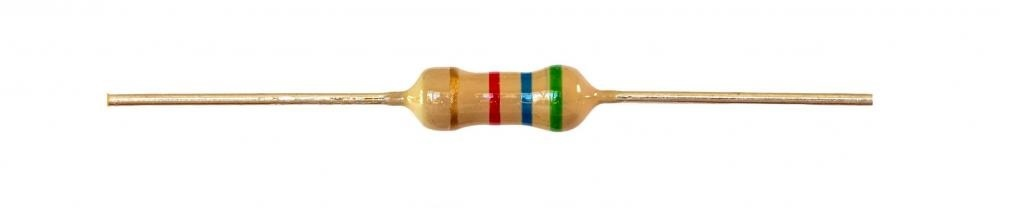
#> input picture Images/tan-fixed-resistors.jpg, 1024 x 208 px
$ python main2.py   (older library calls are emulated)
#> lines starting #> are read from the running program, lines starting #| are printed output that depends on the picture; after the words box and inside, x2 and y2 are one past the last pixel; in counts of white or black regions, pixels touching at a corner belong together; long printed decimals are rounded
import cv2
import matplotlib.pyplot as plt
import numpy as np
import constants
import colors


def ConnectedCompFunction(image):

    numlabels, labels, stats, centroids = cv2.connectedComponentsWithStats(image, 4, cv2.CV_32S)
    cX=[]
    cY=[]
    # loop over the number of unique connected component labels
    for i in range(1, numlabels):
        area = stats[i, cv2.CC_STAT_AREA]
        # return the index of the largest area component except the 1st

        # print(stats[i,cv2.CC_STAT_AREA])
        if (centroids.size > 2) and (stats[i, cv2.CC_STAT_AREA] > 80) and (
                stats[i, cv2.CC_STAT_AREA] < 4000) and stats[i, cv2.CC_STAT_WIDTH] < 58 \
                and stats[i,cv2.CC_STAT_HEIGHT]>10 and stats[i,cv2.CC_STAT_HEIGHT]<200:
            (cX2, cY2) = centroids[i]
            cX.append(cX2)
        # else:
        #     cX.append(0)

    for j in reversed(range(0, len(cX))):
        for jj in reversed(range(0, j)):
            if abs(cX[j]-cX[jj]) <= 8:
                del(cX[jj])
                break

    return cX

def extract_bands(list):

    first = sorted_list[0][1]
    second = sorted_list[1][1]
    third = sorted_list[2][1]

    bands = len(sorted_list)
    print("Bands", bands)
    if bands ==3:
        OhmValue = int(str(constants.const[first]['value']) + str(constants.const[second]['value']))\
                       * constants.const[third]['multiply']
        tolerance = "20%"
        print("Colors:", constants.const[first]['name'], constants.const[second]['name'],
              constants.const[third]['name'])

        print("Ohm Value: "+"{:.2e}".format(OhmValue))
        print("Tolerance: \u00B1"+tolerance)
    elif bands == 4:
        fourth = sorted_list[3][1]
        OhmValue = int(str(constants.const[first]['value']) + str(constants.const[second]['value'])) \
                   * constants.const[third]['multiply']
        tolerance = str(constants.const[fourth]['tolerance'])+" %"
        print("Colors:", constants.const[first]['name'], constants.const[second]['name'],
              constants.const[third]['name'], constants.const[fourth]['name'])

        print("Ohm Value: ", "{:.2e}".format(OhmValue))
        print("Tolerance: \u00B1" + tolerance)
    elif bands == 5:
        fourth = sorted_list[3][1]
        fifth = sorted_list[4][1]
        OhmValue = int(str(constants.const[first]['value']) + str(constants.const[second]['value']) +
                       str(constants.const[third]['value'])) * constants.const[fourth]['multiply']
        tolerance = str(constants.const[fifth]['tolerance'])+" %"
        print("Colors:", constants.const[first]['name'], constants.const[second]['name'],
              constants.const[third]['name'], constants.const[fourth]['name'],constants.const[fifth]['name'])
        print("Ohm Value: ", "{:.2e}".format(OhmValue))
        print("Tolerance: \u00B1"+tolerance)
    elif bands == 6:
        fourth = sorted_list[3][1]
        fifth = sorted_list[4][1]
        sixth = sorted_list[5][1]
        OhmValue = int(
            str(constants.const[first]['value']) + str(constants.const[second]['value']) +
            str(constants.const[third]['value'])) * constants.const[fourth]['multiply']
        tolerance = str(constants.const[fifth]['tolerance']) + " %"
        temperature = str(constants.const[sixth]['temp']) + " ppm/K"
        print("Colors:", constants.const[first]['name'], constants.const[second]['name'],
              constants.const[third]['name'], constants.const[fourth]['name'],
              constants.const[fifth]['name'], constants.const[sixth]['name'])
        print("Ohm Value: ", "{:.2e}".format(OhmValue))
        print("Tolerance: \u00B1"+tolerance)
        print("Temperature coeff: "+temperature)
    else:
        print("ERROR: The system deteced wrong number of bands")

def search4colors(im):
    color_loc = []
    resmask = 0
    for i in range(12):
        if i == 2:
            mask = cv2.inRange(median, colors.lows[i], colors.highs[i])
            mask = mask + cv2.inRange(median, colors.red_low2, colors.red_up2)
            resmask = mask + resmask
        elif i==10:
            mask = cv2.inRange(median, colors.lows[i], colors.highs[i])
            a = ConnectedCompFunction(mask)
            if len(a)!=1:
                mask = cv2.inRange(median, colors.gold2_low, colors.gold2_up)

        else:
            mask = cv2.inRange(median, colors.lows[i], colors.highs[i])
            resmask = mask + resmask
        a = ConnectedCompFunction(mask)
        if a:
            for j in a:
                color_loc.append((j, i))
        resmask = mask + resmask
    return color_loc, resmask

def sorting_algorithm(mylist):
    sorted_list = sorted(mylist, key=lambda x: x[0])
    print("Sorted: ", sorted_list)

    nontoler = (0, 3, 4, 9)
    if sorted_list[0][1] >= 10:
        sorted_list = list(reversed(sorted_list))
    elif sorted_list[-1][1] in nontoler:
        sorted_list = list(reversed(sorted_list))
    return sorted_list

# [5 lines of commented-out code are left out]
image = cv2.imread("Images/tan-fixed-resistors.jpg")
#> image is the input picture: shape (208, 1024, 3); mean B, G, R 242.2, 246.2, 248.9
# [5 lines of commented-out code are left out]


rgb = cv2.cvtColor(image, cv2.COLOR_BGR2RGB)
hsv = cv2.cvtColor(rgb, cv2.COLOR_RGB2HSV)
#> hsv: shape (208, 1024, 3); mean H, S, V 5.2, 10.4, 249.4
median = cv2.medianBlur(hsv, 5)  # Apply a median filter for denoising
#> median: shape (208, 1024, 3); mean H, S, V 4.5, 10.3, 249.7
# edges = cv2.Canny(median, 50, 150, apertureSize=3)

resmask = cv2.inRange(median, colors.light_blue, colors.dark_blue)
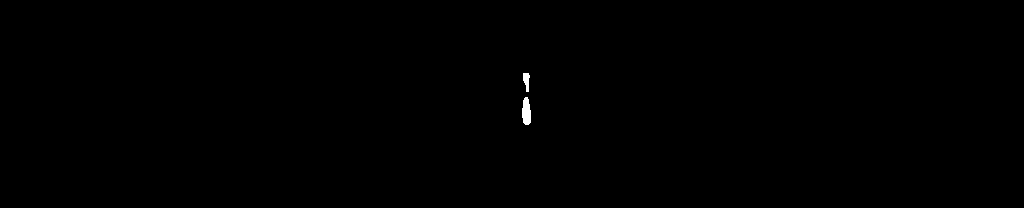
#> resmask: shape (208, 1024); 0.14% white; 2 white regions, box (x1, y1, x2, y2) and area: (522, 97, 531, 125) 202, (523, 73, 530, 92) 90
a=ConnectedCompFunction(resmask)
#> in ConnectedCompFunction, `numlabels, labels, stats, centroids = cv2.connectedComponentsWithStats..`: labels: shape (208, 1024) int32; 3 distinct labels, from 0 to 2
#> in ConnectedCompFunction, `numlabels, labels, stats, centroids = cv2.connectedComponentsWithStats..`: numlabels = 3; stats = [[0, 0, 1024, 208, 212700], [523, 73, 7, 19, 90], [522, 97, 9, 28, 202]]; centroids = [[511.5, 103.5], [526.1, 80.34], [526, 111.4]]
#> the loop in ConnectedCompFunction, `for i in range(1, numlabels):` made 2 passes
#> (area, cX2, cY2) on passes 1 to 2: (90, 526.1, 80.34), (202, 526, 111.4)
#> after the loop in ConnectedCompFunction, `for i in range(1, numlabels):`: cX = [526.1, 526]
#> the loop in ConnectedCompFunction, `for j in reversed(range(0, len(cX))):` made 2 passes
#> j on pass 2: 0
#> a = [526]
print(a)
#| [526.015]
#
mylist,resmask=search4colors(median)
#> the loop in search4colors, `for i in range(12):` made 12 passes
#> pass 2, in search4colors, `mask = cv2.inRange(median, colors.lows[i], colors.highs[i])`:
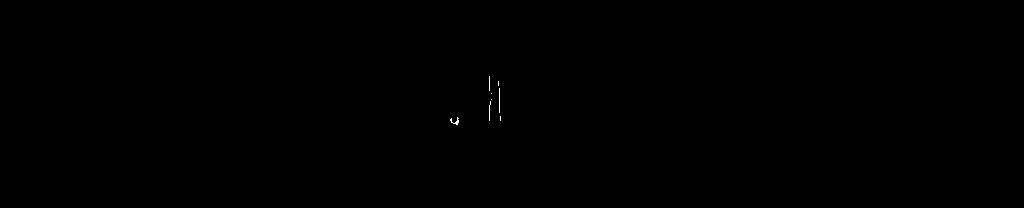
#> mask: shape (208, 1024); 0.05% white in thin lines or dots, all inside (x1, y1, x2, y2) = (450, 76, 501, 125)
#> after the loop in search4colors, `for i in range(12):`:
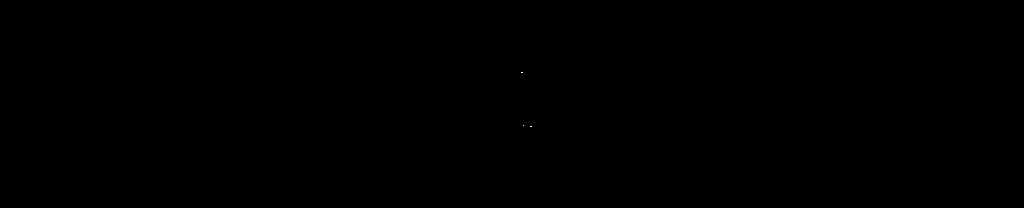
#> mask: shape (208, 1024); 0% white in thin lines or dots, all inside (x1, y1, x2, y2) = (521, 72, 532, 127)
#> after the loop in search4colors, `for i in range(12):`:
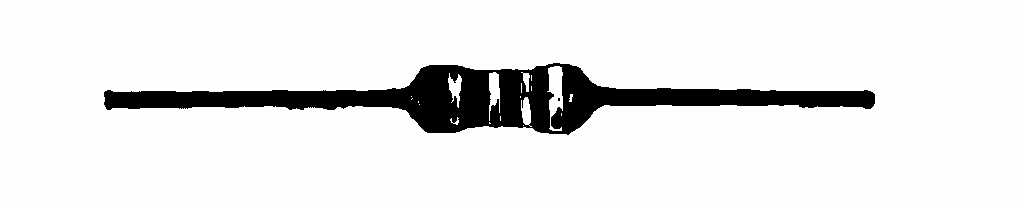
#> resmask: shape (208, 1024); min 0, max 255, mean 230.9
#> after the loop in search4colors, `for i in range(12):`: color_loc = [(493.8, 2), (555, 5), (526, 6), (454.9, 10)]
#> mylist = [(493.8, 2), (555, 5), (526, 6), (454.9, 10)]
print("Color_loc:", mylist)
#| Color_loc: [(493.774, 2), (555.032, 5), (526.015, 6), (454.942, 10)]

sorted_list=sorting_algorithm(mylist)
#> in sorting_algorithm, `sorted_list = sorted(mylist, key=lambda x: x[0])`: sorted_list = [(454.9, 10), (493.8, 2), (526, 6), (555, 5)]
#| Sorted:  [(454.942, 10), (493.774, 2), (526.015, 6), (555.032, 5)]
#> in sorting_algorithm, `sorted_list = list(reversed(sorted_list))`: sorted_list = [(555, 5), (526, 6), (493.8, 2), (454.9, 10)]
#> sorted_list = [(555, 5), (526, 6), (493.8, 2), (454.9, 10)]
print("After check:",sorted_list)
#| After check: [(555.032, 5), (526.015, 6), (493.774, 2), (454.942, 10)]

extract_bands(sorted_list)
#> in extract_bands, `first = sorted_list[0][1]`: first = 5
#> in extract_bands, `second = sorted_list[1][1]`: second = 6
#> in extract_bands, `third = sorted_list[2][1]`: third = 2
#> in extract_bands, `bands = len(sorted_list)`: bands = 4
#| Bands 4
#> in extract_bands, `fourth = sorted_list[3][1]`: fourth = 10
#> in extract_bands, `OhmValue = int(str(constants.const[first]['value']) + str(constants.co..`: OhmValue = 5600
#> in extract_bands, `tolerance = str(constants.const[fourth]['tolerance'])+" %"`: tolerance = '5 %'
#| Colors: Green Blue Red Gold
#| Ohm Value:  5.60e+03
#| Tolerance: ±5 %

plt.subplot(2, 1, 1)
plt.title("mask")
plt.imshow(resmask)
plt.subplot(2, 1, 2)
plt.title("RGB")
plt.imshow(rgb)

plt.show()

$ run again, with Images/r100koms.png saved as Images/tan-fixed-resistors.jpg
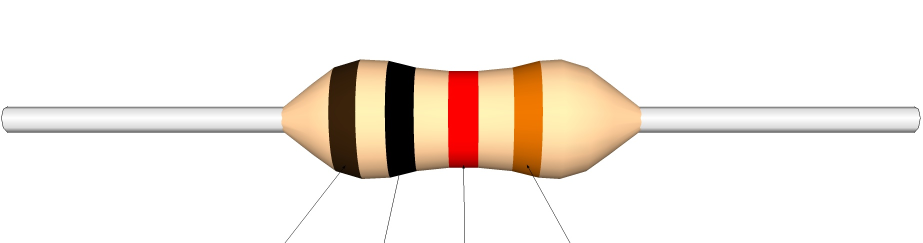
#> input picture Images/r100koms.png, 1846 x 486 px (shown at 1/2 size)
#> image is the input picture: shape (486, 1846, 3); mean B, G, R 228.6, 235.3, 243.3
#> hsv: shape (486, 1846, 3); mean H, S, V 3.3, 19.4, 243.3
#> median: shape (486, 1846, 3); mean H, S, V 2.9, 19.5, 243.7
#> labels: shape (486, 1846) int32; every value is 0
#> numlabels = 1; stats = [[0, 0, 1846, 486, 897156]]; centroids = [[922.5, 242.5]]
#> after the loop in ConnectedCompFunction, `for i in range(1, numlabels):`: cX = []
#> the loop in search4colors, `for i in range(12):` made 12 passes
#> pass 1, in search4colors, `mask = cv2.inRange(median, colors.lows[i], colors.highs[i])`:
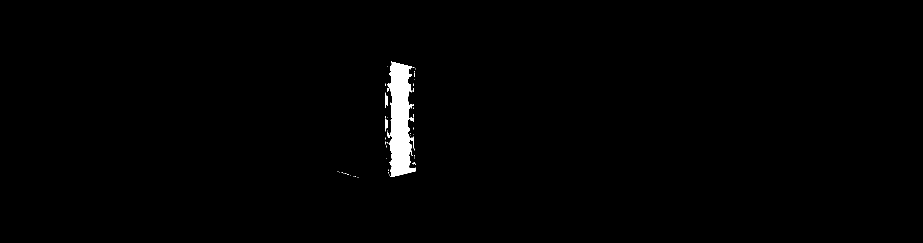
#> mask: shape (486, 1846) (shown at 1/2 size); 0.99% white; 53 white regions (46 under 20 px), largest, box (x1, y1, x2, y2) and area: (775, 123, 832, 354) 8310, (770, 185, 776, 216) 124, (770, 238, 776, 263) 107
#> after the loop in search4colors, `for i in range(12):`:
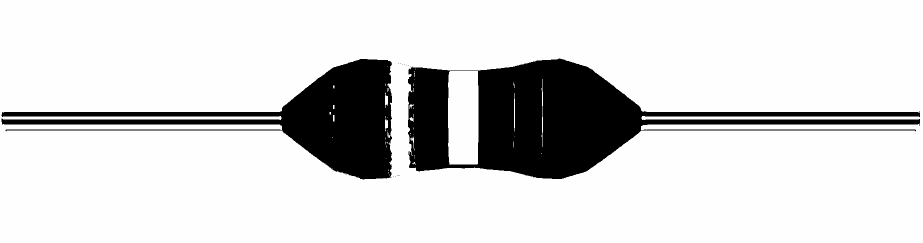
#> resmask: shape (486, 1846) (shown at 1/2 size); min 0, max 255, mean 214.3
#> after the loop in search4colors, `for i in range(12):`: color_loc = [(772.3, 0), (1084.4, 10), (1028.4, 10)]
#| Color_loc: [(772.252, 0), (1084.356, 10), (1028.430, 10)]
#> in sorting_algorithm, `sorted_list = sorted(mylist, key=lambda x: x[0])`: sorted_list = [(772.3, 0), (1028.4, 10), (1084.4, 10)]
#| Sorted:  [(772.252, 0), (1028.430, 10), (1084.356, 10)]
#| After check: [(772.252, 0), (1028.430, 10), (1084.356, 10)]
#> first = 0
#> second = 10
#> bands = 3
#| Bands 3
#> OhmValue = 0
#| Colors: Black Gold Gold
#| Ohm Value: 0.00e+00
